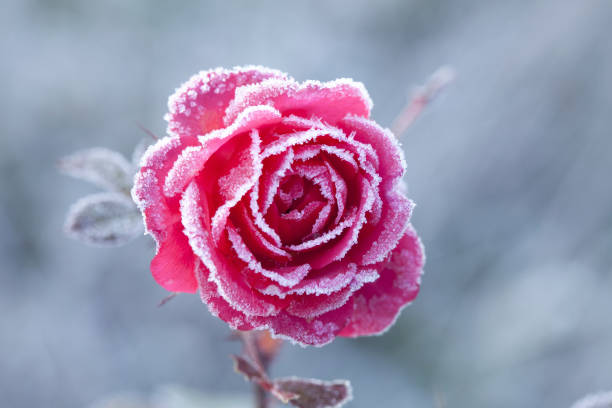
#> input picture SET-2/Q7/Frozen Rose.jpg, 612 x 408 px
$ python Question7.py
#> lines starting #> are read from the running program, lines starting #| are printed output that depends on the picture
import cv2
import numpy as np
import matplotlib.pyplot as plt

def smoothen_rgb(image_path, kernel_size=5, output_path="smoothed.png"):
    # Read the image (BGR)
#> called with image_path = 'Frozen Rose.jpg', kernel_size = 7, output_path = 'smoothed_result.png'
    img_bgr = cv2.imread(image_path)
#> img_bgr is the input picture: shape (408, 612, 3); mean B, G, R 170.3, 141.2, 155.8
    if img_bgr is None:
        raise FileNotFoundError("Image not found. Check the path.")

    # Convert to RGB for display
    img_rgb = cv2.cvtColor(img_bgr, cv2.COLOR_BGR2RGB)

    # Create averaging filter kernel
    kernel = np.ones((kernel_size, kernel_size), np.float32) / (kernel_size * kernel_size)

    # Apply linear spatial filter
    smoothed = cv2.filter2D(img_rgb, -1, kernel)
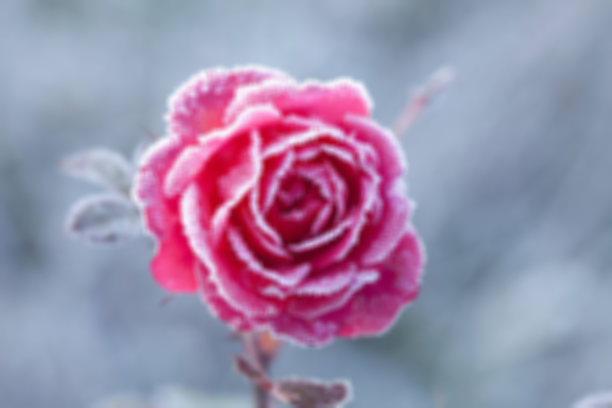
#> smoothed: shape (408, 612, 3); mean R, G, B 155.8, 141.2, 170.3

    # Save result
    smoothed_bgr = cv2.cvtColor(smoothed, cv2.COLOR_RGB2BGR)
    cv2.imwrite(output_path, smoothed_bgr)

    # Display original vs smoothed
    plt.figure(figsize=(8,4))
    plt.subplot(1,2,1)
    plt.imshow(img_rgb)
    plt.title("Original")
    plt.axis("off")

    plt.subplot(1,2,2)
    plt.imshow(smoothed)
    plt.title(f"Smoothed ({kernel_size}x{kernel_size})")
    plt.axis("off")

    plt.tight_layout()
    plt.show()
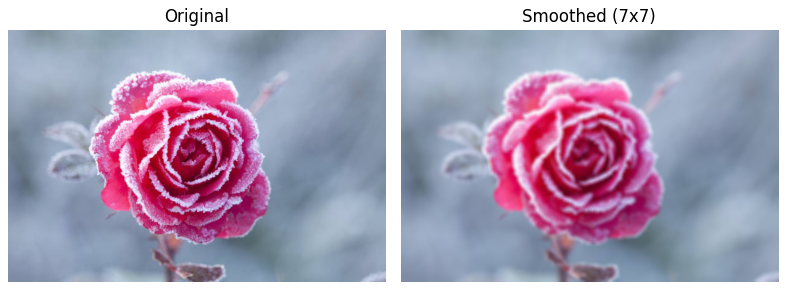
#> figure drawn by matplotlib, 2 panels

# Example usage
image_path = "Frozen Rose.jpg"   # Change this to your image path
smoothen_rgb(image_path, kernel_size=7, output_path="smoothed_result.png")

$ run again, with SET-2/QUESTIONS-SET-2.jpeg copied over SET-2/Q7/Frozen Rose.jpg
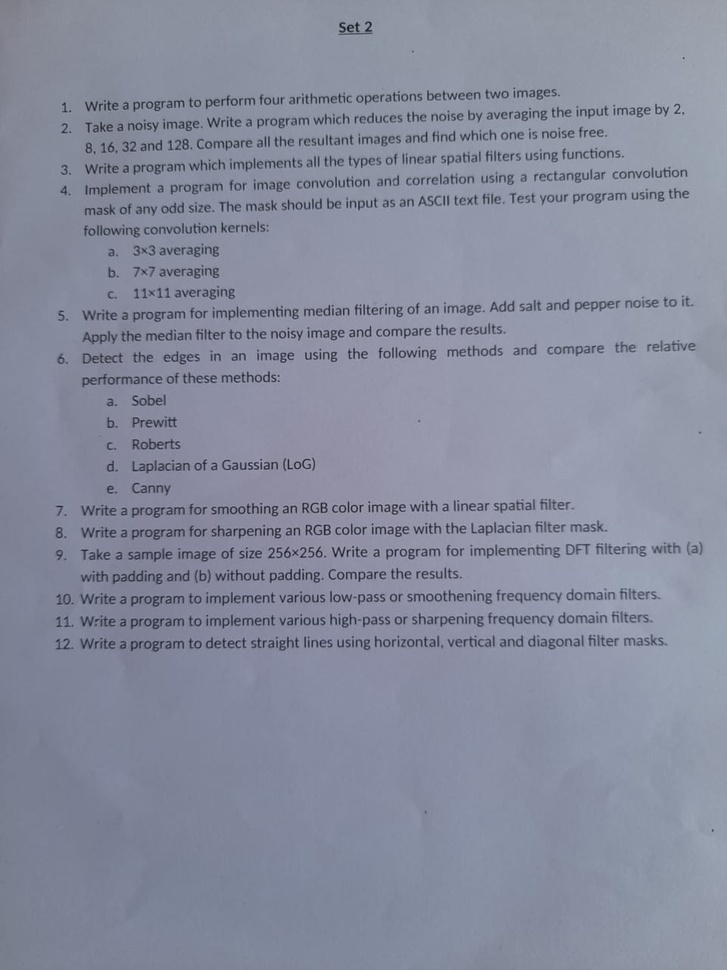
#> input picture SET-2/QUESTIONS-SET-2.jpeg, 727 x 970 px, shrunk from 960 x 1280 before the run
#> in smoothen_rgb, img_bgr is the input picture: shape (970, 727, 3); mean B, G, R 158.6, 140.5, 135.4
#> in smoothen_rgb, `plt.show()`:
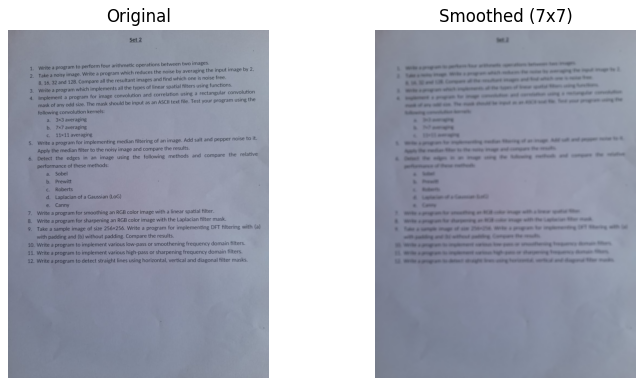
#> figure drawn by matplotlib, 2 panels

$ run again, with SET-2/elephant.jpg copied over SET-2/Q7/Frozen Rose.jpg
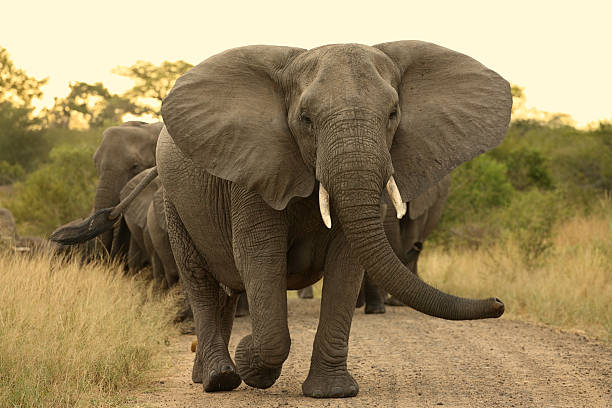
#> input picture SET-2/elephant.jpg, 612 x 408 px
#> in smoothen_rgb, img_bgr is the input picture: shape (408, 612, 3); mean B, G, R 94.8, 132.8, 150.9
#> in smoothen_rgb, `smoothed = cv2.filter2D(img_rgb, -1, kernel)`:
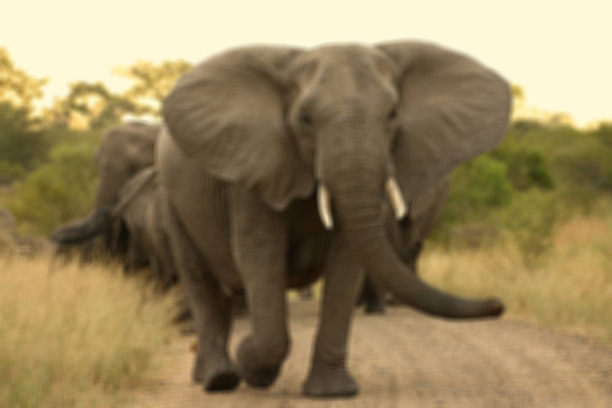
#> smoothed: shape (408, 612, 3); mean R, G, B 150.9, 132.8, 94.8
#> in smoothen_rgb, `plt.show()`:
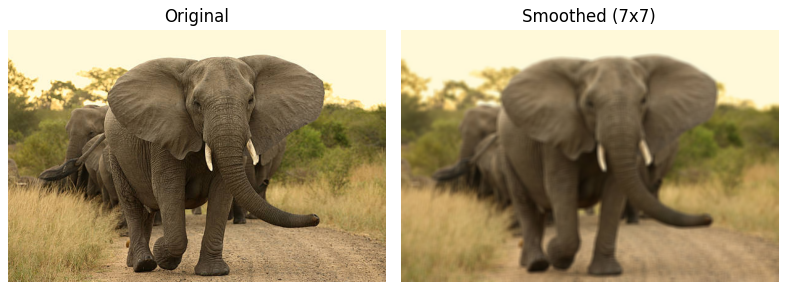
#> figure drawn by matplotlib, 2 panels
